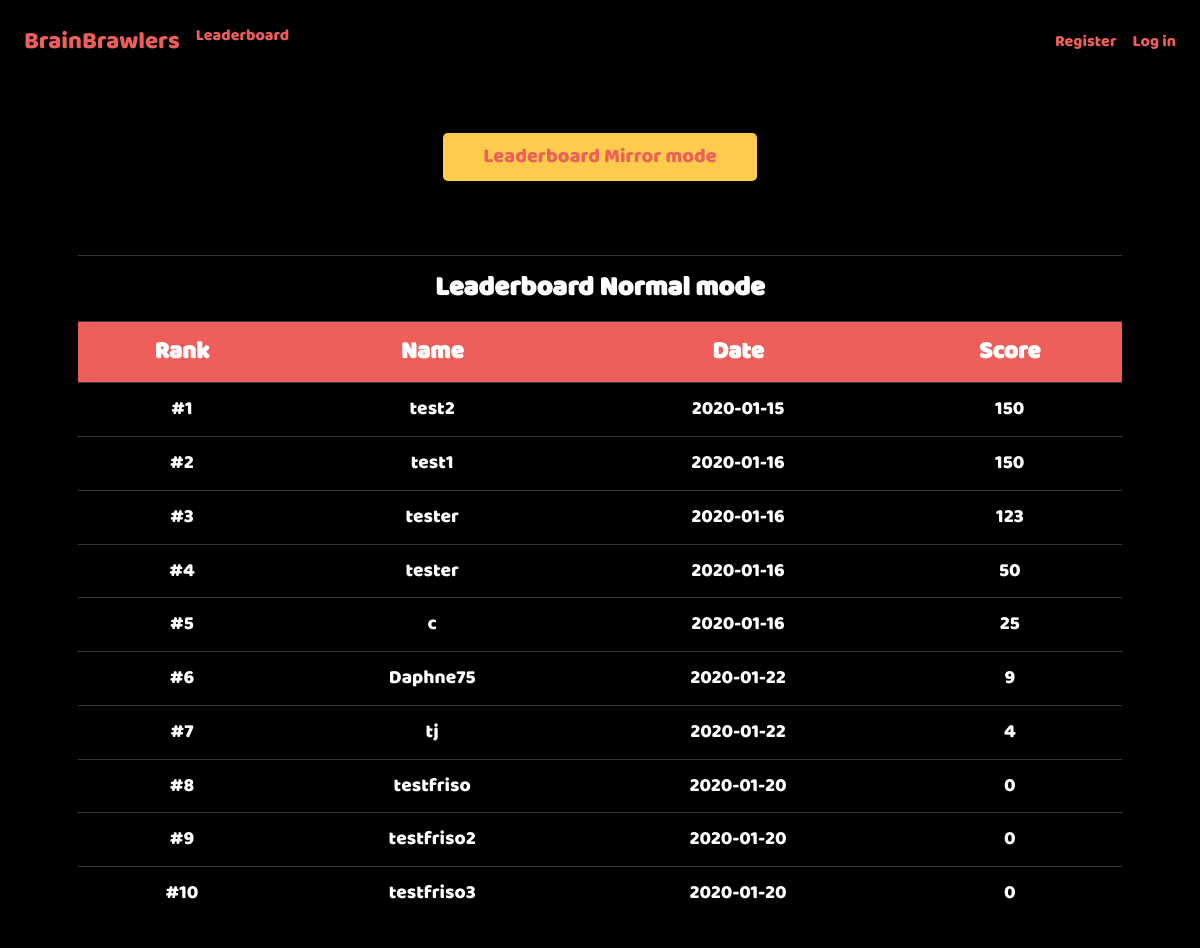
/leaderboard, run on an earlier commit of the app's database.
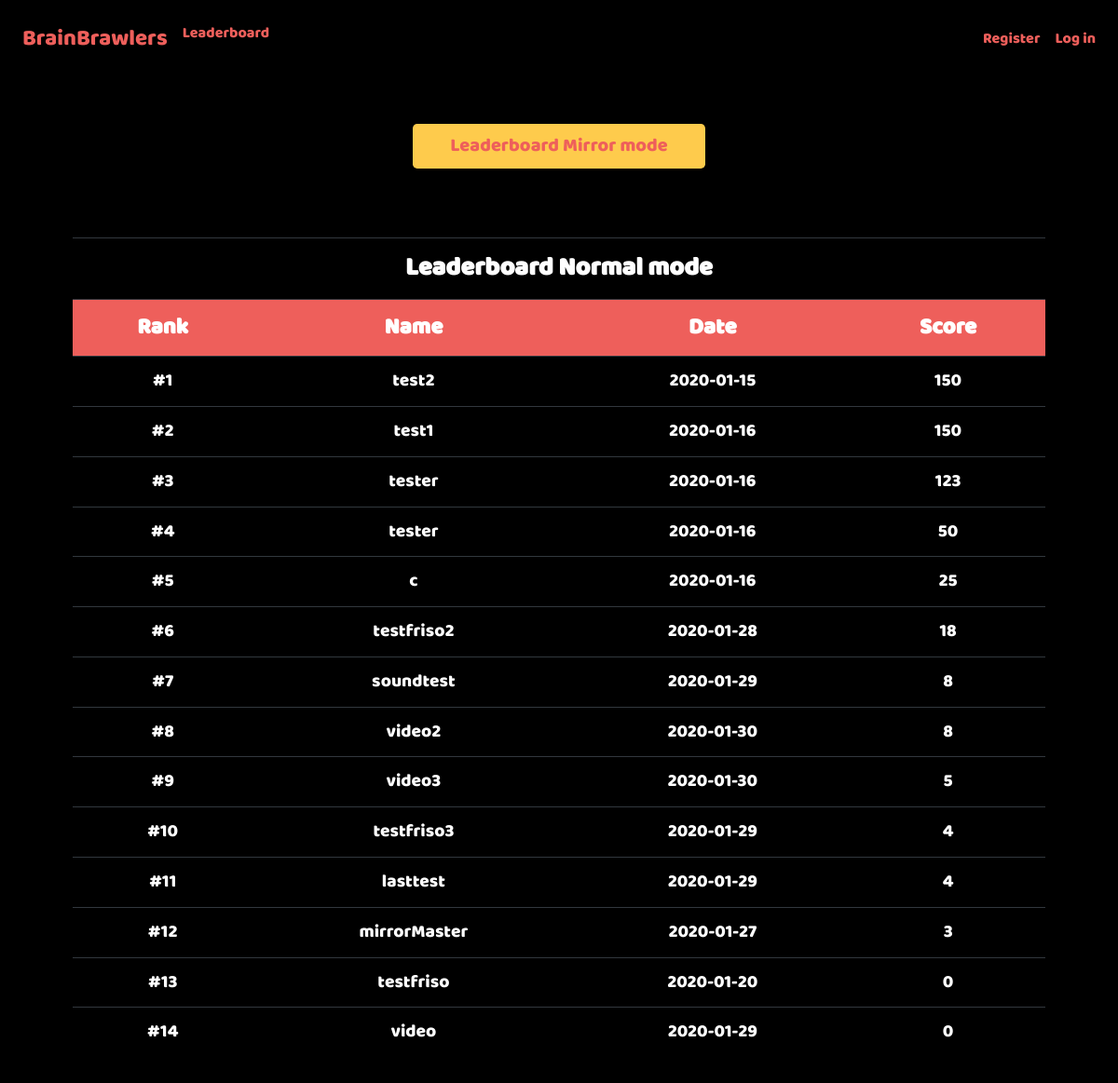
And on a later commit of the database.
### tables this page shows
CREATE TABLE 'users' ('id' integer PRIMARY KEY AUTOINCREMENT NOT NULL, 'username' text NOT NULL, 'hash' text NOT NULL, 'highscore' integer NOT NULL, 'date'  date NOT NULL DEFAULT CURRENT_DATE  , 'highscore_mirror' integer);

### application.py (the view)
@app.route("/leaderboard")
def leaderboard():
    highscores = get_db(["*"], "users", None, None, ["highscore DESC", "date"])
    highscores = [(i+1, highscores[i]) for i in range(len(highscores))]
    if len(highscores) > 50:
        highscores = [(i, highscores[i]) for i in range(1, 51)]
    return render_template("game/leaderboard.html", highscores=highscores)

### application.py (called while the page is built)
@app.after_request
def after_request(response):
    response.headers["Cache-Control"] = "no-cache, no-store, must-revalidate"
    response.headers["Expires"] = 0
    response.headers["Pragma"] = "no-cache"
    return response

### helpers.py (called while the page is built)
def get_db(items, table, key, value, order=None):
    string = "SELECT "
    if order == "friends":
        return db.execute("SELECT friendname FROM friends WHERE user_id= :user_id AND friendname= :friendname"
        , user_id=value[0], friendname=value[1])
    for item in items:
        if item != items[0]:
            string += ", "
        string += str(item)
    string += " FROM " + table
    if key != None and value != None:
        string += " WHERE " + key + "= :key"
    if order != None:
        string += " ORDER BY"
        for item in order:
           string += " " + item
           if item != order[-1]:
               string += ","
        string += ";"
    if key != None:
        return db.execute(string, key=str(value))
    return db.execute(string)

### templates/game/leaderboard.html (shortened to what this page needs)
{% extends "layout.html" %}
{% block css %}
<link href="{{ url_for('static', filename='css/index_style.css') }}" rel="stylesheet">
<link href="{{ url_for('static', filename='css/leaderboard.css') }}" rel="stylesheet">
{% endblock %}
{% block main %}
    <p>
        <br>
        <br>
    </p>
    <a href="/leaderboard_mirror"><button class="btn btn-lg" style="width:30%">Leaderboard Mirror mode</button></a>
    <p>
        <br>
        <br>
    </p>
    <table id=table class="table table-dark" style="width:100%">
        <tr>
            <th id="title" colspan="4">Leaderboard Normal mode</th>
        </tr>
        <tr>
            <th>Rank</th>
            <th>Name</th>
            <th>Date</th>
            <th>Score</th>
        </tr>
        <tr>
    {% for (rank, highscore) in highscores %}
            <td>#{{ rank }}</td>
            <td>{{ highscore.username }}</td>
            <td>{{ highscore.date }}</td>
            <td>{{ highscore.highscore }}</td>
        </tr>
    {% endfor %}
    </table>
{% endblock %}

### templates/layout.html (shortened to what this page needs)
<!DOCTYPE html>
<html lang="en">
    <head>
        <link href="https://maxcdn.bootstrapcdn.com/bootstrap/4.1.3/css/bootstrap.min.css" rel="stylesheet">
        <link href="{{ url_for('static', filename='css/basic_style.css') }}" rel="stylesheet">
        <link href="{{ url_for('static', filename='css/snackbar.css') }}" rel="stylesheet">
        {% block css %}{% endblock %}
    </head>
    <body onload="new_question('setup')">
        <nav class="navbar fixed-top navbar-expand-md">
            <div class="collapse navbar-collapse" id="navbar">
                {% if session.user_id %}
                    <ul class="navbar-nav mr-auto mt-2">
                        <li class="nav-item nav-logo"><a class="nav-link" href="/">BrainBrawlers</a></li>
                        <li class="nav-item"><a class="nav-link" href="/leaderboard">Leaderboard</a></li>
                        <li class="nav-item"><a class="nav-link" href="/profile">Profile</a></li>
                        <li class="nav-item"><a class="nav-link" href="/friends">Friends</a></li>
                    </ul>
                    <ul class="navbar-nav ml-auto mt-2">
                        <li class="nav-item"><a class="nav-link" href="/logout">Log Out</a></li>
                    </ul>
                {% else %}
                    <ul class="navbar-nav mr-auto mt-2">
                        <li class="nav-item nav-logo"><a class="nav-link" href="/">BrainBrawlers</a></li>
                        <li class="nav-item"><a class="nav-link" href="/leaderboard">Leaderboard</a></li>
                    </ul>
                    <ul class="navbar-nav ml-auto mt-2">
                        <li class="nav-item"><a class="nav-link" href="/register">Register</a></li>
                        <li class="nav-item"><a class="nav-link" href="/login">Log in</a></li>
                    </ul>
                {% endif %}
            </div>
        </nav>
        <main id="main" class="container p-5 center">
            {% block main %}{% endblock %}
        </main>
    </body>
</html>

### static/css/basic_style.css (style rules this page uses)
.navbar { background-color: rgba(0,0,0,0.8);; }
.nav-link { color: #ee5f5b; font-family: Baloo Regular, Baloo; }
body { background-color: #000000; }
#main { overflow-x: auto; text-align: center; }
.center { color: #ffffff; text-align: center; }
.btn { width: 150px; font-family: Baloo Regular, Baloo; text-align: center; color: #ee5f5b; background-color: #fecb4c; margin-top: 2%; margin-bottom: 1%; }
.nav-logo { font-size: 150%; }

### static/css/index_style.css (style rules this page uses)
.btn { margin-left: 2%; margin-right: 2%; }

### static/css/leaderboard.css (style rules this page uses)
#table { margin-left:auto; margin-right:auto; color: white; font-family: Baloo Regular, Baloo; }
th { background-color: #ee5f5b; font-size: 150%; font-weight: bold; }
td { background-color: black; font-size: 120%; }
#title { background-color: black; font-size: 170%; }

What changed in the data, as far as the page shows it:
removed users: rank "6", username "Daphne75", date "2020-01-22", highscore "9"
changed users "testfriso2": rank "9" → "6"; date "2020-01-20" → "2020-01-28"; highscore "0" → "18"; moves up the list
added users: rank "7", username "soundtest", date "2020-01-29", highscore "8"
added users: highscore "8", username "video2", date "2020-01-30"
added users: rank "9", username "video3", date "2020-01-30", highscore "5"
changed users "testfriso3": date "2020-01-20" → "2020-01-29"; highscore "0" → "4"; moves up the list
changed users: rank "7" → "11"; username "tj" → "lasttest"; date "2020-01-22" → "2020-01-29"
added users: rank "12", username "mirrorMaster", date "2020-01-27", highscore "3"
computed for users "testfriso": rank "8" → "13"
added users: id "14", username "video", date "2020-01-29", highscore "0"
